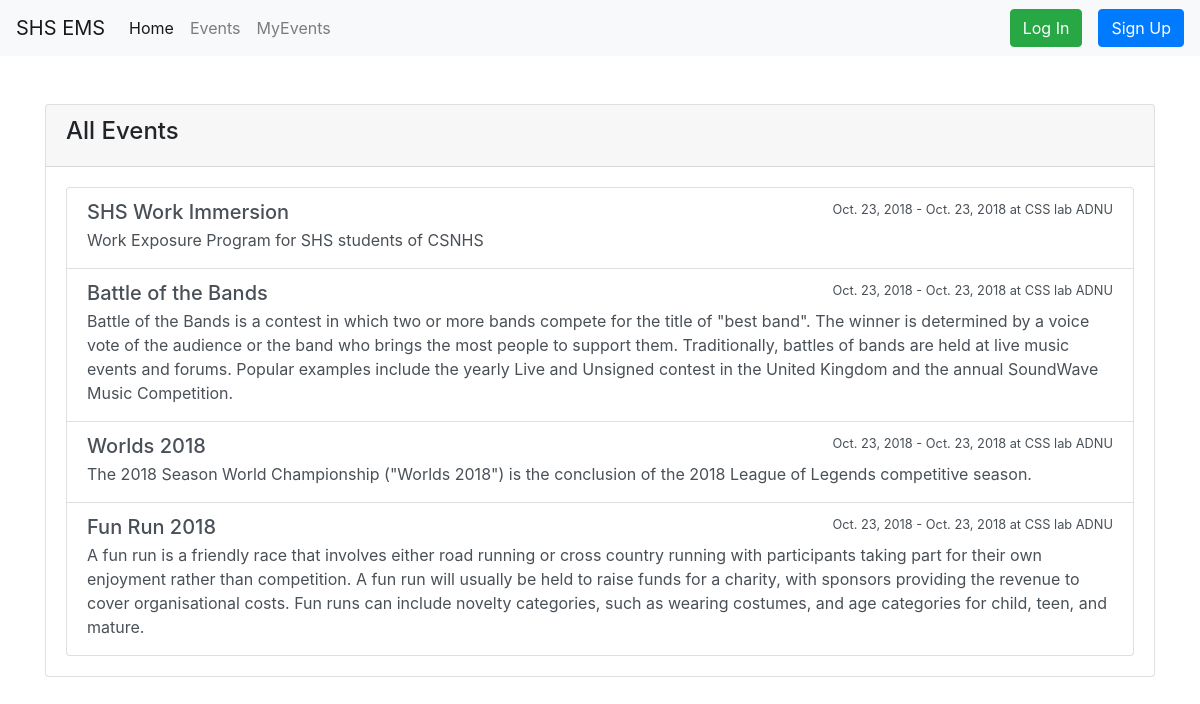
Screenshot of /events/ with the database file from the repository.
### events/models.py (models this page shows, shortened)
class Event(models.Model):
    name = models.CharField("Name of Event", max_length = 50)
    description = models.TextField("Description", max_length = 1000, blank = True)
    max_slots = models.IntegerField("Max Slots", blank = True, null = True)
    date_from = models.DateField("Start Date", null = True)
    date_to = models.DateField("End Date", null = True)
    time_from = models.TimeField("Start Time", null = True)
    time_to = models.TimeField("End Time", null = True)
    venue = models.CharField("Venue", max_length = 200, default = '')
    creator = models.ForeignKey(to = 'users.Participant', on_delete = models.CASCADE, null = True)

### events/views.py (the view)
# urls.py: path("events/", EventListView.as_view(), name = "event_list"),
class EventListView(ListView):
    model = Event
    template_name= "event_list.html"
    context_object_name = "event_list"

### templates/event_list.html (shortened to what this page needs)
{%extends "base.html"%}
{%block content%}
<div class="card  mt-5" >
  <div class="card-header">
    <h4> All Events </h4>
  </div>
  <div class="card-body">
    <div class="list-group">
      {% for event in event_list%}
      <a href="{% url 'event_detail' event.pk %}" class="list-group-item list-group-item-action flex-column align-items-start ">
      <div class="d-flex w-100 justify-content-between">
        <h5 class="mb-1"> {{event.name}} </h5>
        <small> {{ event.date_from }} - {{ event.date_to }} at {{ event.venue }} </small>
      </div>
      <p class="mb-1"> {{event.description }}</p>
    </a>
    {% empty %}
    <a href="#!" class="list-group-item list-group-item-action list-group-item-warning">GG BRO NO EVENT YET</a>
    {% endfor %}
  </div>
  </div>
</div>
{%endblock content%}

### templates/base.html (shortened to what this page needs)
<!doctype html>
<html lang="en">
  <head>
    <link rel="stylesheet" href="https://stackpath.bootstrapcdn.com/bootstrap/4.1.3/css/bootstrap.min.css">
  </head>
  <body>
      <nav class="navbar navbar-expand-lg navbar-light bg-light">
          <a class="navbar-brand" href="{% url 'home' %}">SHS EMS</a>
          <div class="collapse navbar-collapse" id="navbarTogglerDemo02">
            <ul class="navbar-nav mr-auto mt-2 mt-md-0">
              <li class="nav-item active">
                <a class="nav-link" href="{% url 'home' %}">Home</a>
              </li>
              <li class="nav-item">
                <a class="nav-link" href="{% url 'event_list' %}">Events</a>
              </li>
              <li class="nav-item">
                  <a class="nav-link" href="{% url 'myevent_list' %}">MyEvents</a>
                </li>
            </ul>
          </div>
        {% if user.is_authenticated %}
        <div class="btn-group">
            <button type="button" class="btn btn-secondary dropdown-toggle" data-toggle="dropdown" aria-haspopup="true" aria-expanded="false">
                {{user.username}}
            </button>
            <div class="dropdown-menu dropdown-menu-right">
              <a class="dropdown-item" href = "{%url 'logout'%}"> Log Out
              </a>
            </div>
        </div>
        {% else %}
        <a class = "mr-3" href = "{% url 'login' %}">
            <button type="button" class="btn btn-success"> Log In </button>
          </a>
        <a href = "{% url 'signup' %}">
          <button type="button" class="btn btn-primary">Sign Up</button>
        </a>
          {% endif %}
        </nav>
      <div class="container">
            {% block content %}
            {% endblock content %}
      </div>
  </body>
</html>

### rows the page displays
Event: name "SHS Work Immersion", date_from "Oct. 23, 2018", date_to "Oct. 23, 2018", venue "CSS lab ADNU", description "Work Exposure Program for SHS students of CSNHS"
Event: name "Battle of the Bands", date_from "Oct. 23, 2018", date_to "Oct. 23, 2018", venue "CSS lab ADNU", description "Battle of the Bands is a contest in which two or more bands compete for the title of \"best band\". The winner is determined by a voice vote of the audience or the band who brings the most people to support them. Traditionally, battles of bands are held at live music events and forums. Popular examples include the yearly Live and Unsigned contest in the United Kingdom and the annual SoundWave Music Competition."
Event: name "Worlds 2018", date_from "Oct. 23, 2018", date_to "Oct. 23, 2018", venue "CSS lab ADNU", description "The 2018 Season World Championship (\"Worlds 2018\") is the conclusion of the 2018 League of Legends competitive season."
Event: name "Fun Run 2018", date_from "Oct. 23, 2018", date_to "Oct. 23, 2018", venue "CSS lab ADNU", description "A fun run is a friendly race that involves either road running or cross country running with participants taking part for their own enjoyment rather than competition. A fun run will usually be held to raise funds for a charity, with sponsors providing the revenue to cover organisational costs. Fun runs can include novelty categories, such as wearing costumes, and age categories for child, teen, and mature."
